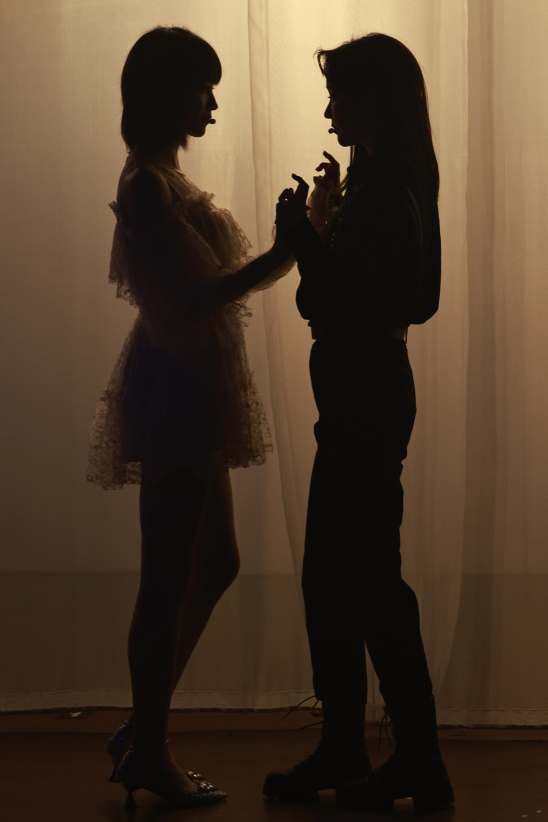
#> input picture Exercise_PythonCrawler/skill1/芸草2.jpg, 1644 x 2465 px (shown at 1/3 size)
$ python PictureToImage.py
#> lines starting #> are read from the running program, lines starting #| are printed output that depends on the picture
from PIL import Image
img = Image.open("芸草2.jpg")
#> img is the input picture: PIL image 1644x2465 RGB; mean R, G, B 77.2, 60.3, 43.3
out = img.convert("L")
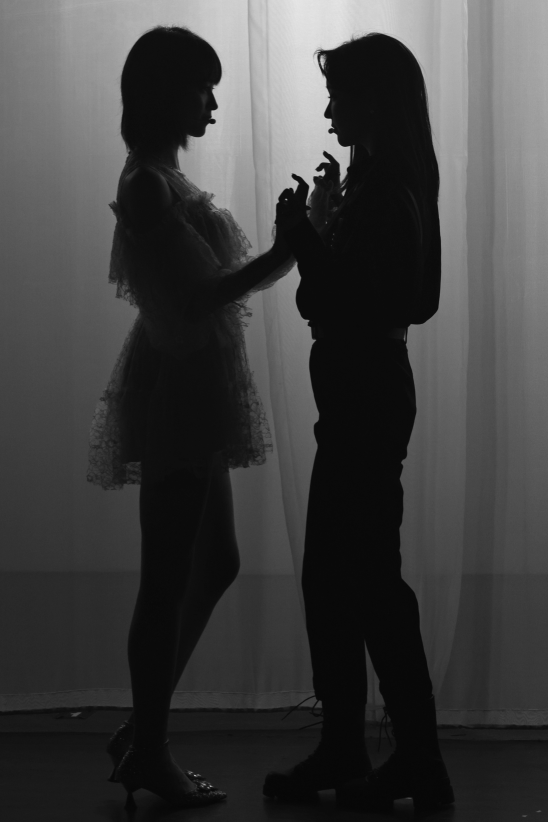
#> out: PIL image 1644x2465 L (shown at 1/3 size); min 4, max 240, mean 63.4

# out.show()
# print(out.size)

width,height = out.size
#> width = 1644; height = 2465
# 缩放
out = out.resize((int(width * 0.3), int(height * 0.3)))
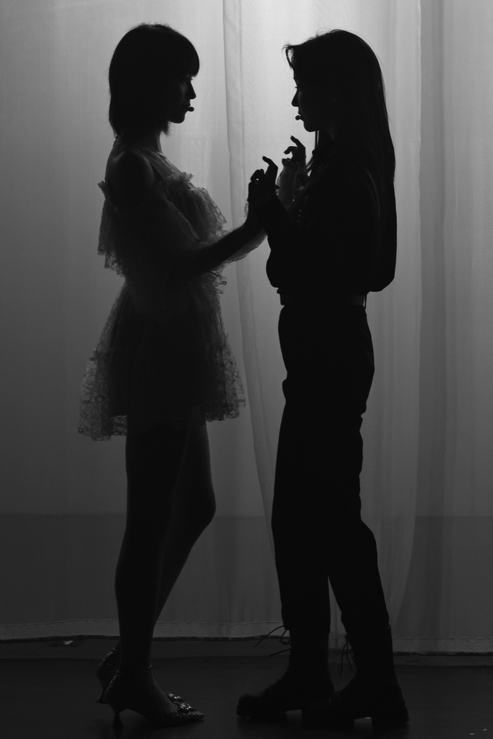
#> out: PIL image 493x739 L; min 6, max 229, mean 63.4
width,height = out.size
#> width = 493; height = 739

# print(out.size)
# print(out.getpixel((100,100)))

asciis = "燚靐焱炏雷火十一、 "
texts = ""
for row in range(height):
    for col in range(width):
        gray = out.getpixel((col, row))
        texts += asciis[int(gray / 255 * 9)]
    texts += "\n"
with open("D:/OneDrive/桌面/pictureToimage2.txt","w") as file:
    file.write(texts)
